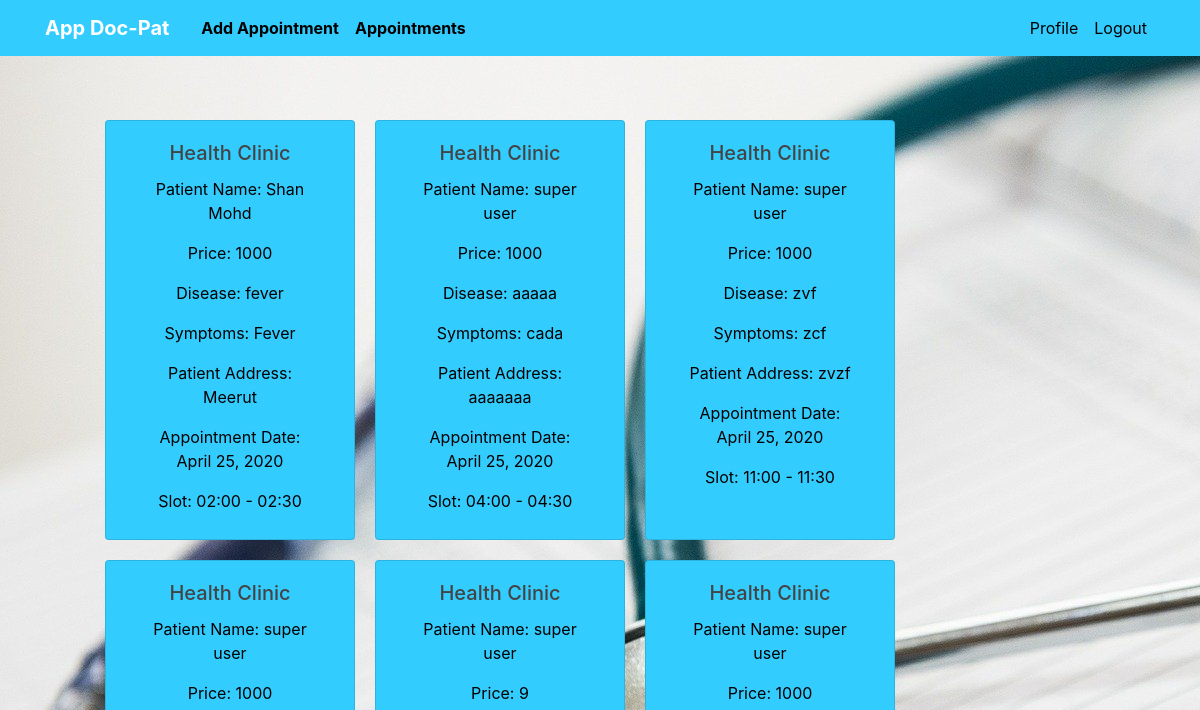
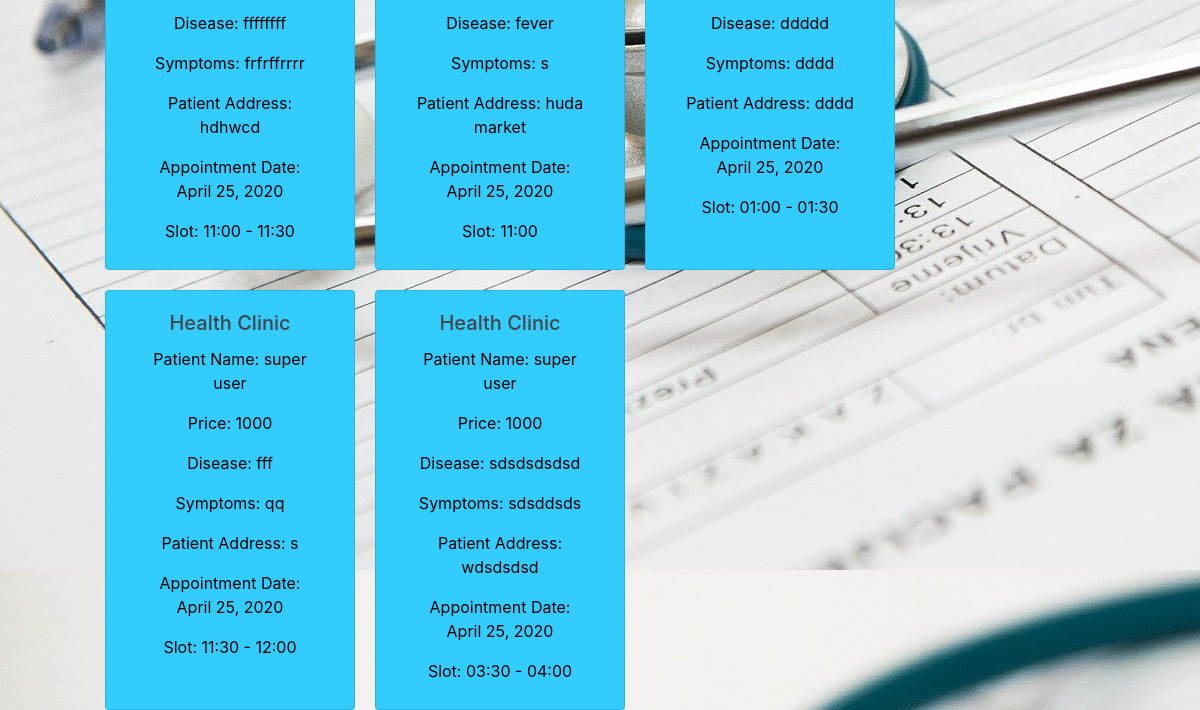
/show_app/ (signed in), run on an earlier commit of the app's database (2 pictures, top to bottom).
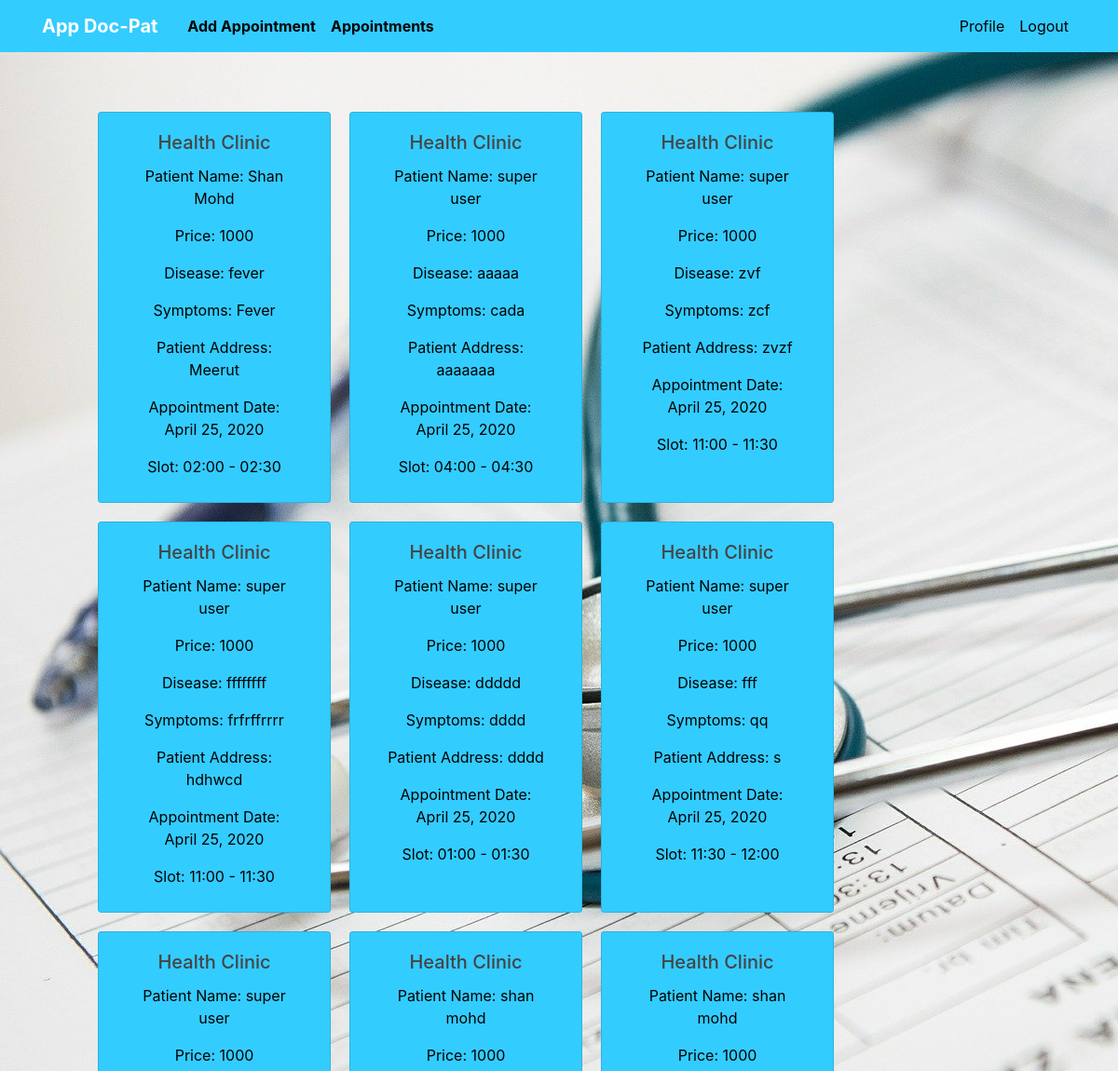
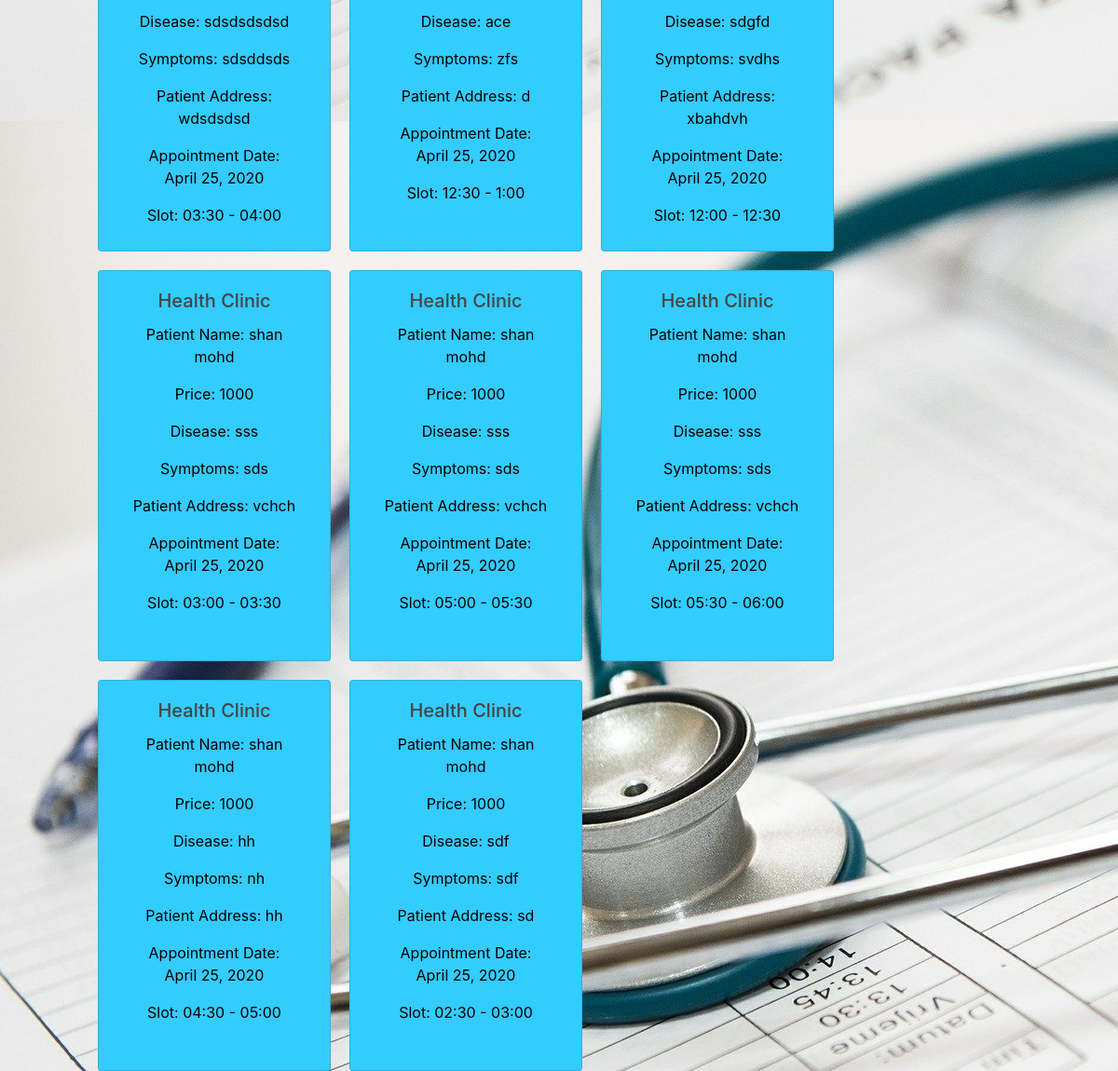
And on a later commit of the database (2 pictures, top to bottom).
### users/models.py (models this page shows, shortened)
class Appointment(models.Model):
    TIMEPERIOD= (
    ('11:00 - 11:30','11:00 - 11:30'),
    ('11:30 - 12:00','11:30 - 12:00'),
    ('12:00 - 12:30','12:00 - 12:30'),
    ('12:30 - 01:00','12:30 - 01:00'),
    ('02:00 - 02:30','02:00 - 02:30'),
    ("02:30 - 03:00",'02:30 - 03:00'),
    ("03:00 - 03:30",'03:00 - 03:30'),
    ('03:30 - 04:00','03:30 - 04:00'),
    ('04:30 - 05:00','04:30 - 05:00'),
    ('05:30 - 06:00','05:30 - 06:00'),
    )
    slots = models.CharField(choices=TIMEPERIOD, max_length=200,null=True, blank=True)
    clinic_name = models.CharField(max_length=100)
    price = models.IntegerField()
    appointment_date = models.DateField()
    clinic_address = models.CharField(max_length=200)
    patient_address = models.CharField(max_length=200)
    disease = models.CharField(max_length=100)
    symptoms = models.CharField(max_length=200)
    patient = models.ForeignKey(Patient, on_delete=models.CASCADE)
    doctor = models.ForeignKey(Doctor, on_delete=models.CASCADE)

class Patient(models.Model):
    user = models.OneToOneField(User, on_delete=models.CASCADE, primary_key=True)
    def __str__(self):
        return self.user.get_full_name()

class User(AbstractUser):
    PATIENT = 1
    DOCTOR = 2
    ROLE_CHOICES = (
        (PATIENT, 'Patient'),
        (DOCTOR, 'Doctor'),
    )
    GENDER_CHOICES = (
        ('M', 'Male'),
        ('F', 'Female'),
        ('O', 'Other'),
    )
    role = models.PositiveSmallIntegerField(choices=ROLE_CHOICES, null=True, blank=True)
    gender = models.CharField(max_length=1, choices=GENDER_CHOICES, null=True, blank=True, default="None")
    date_of_birth = models.DateField(null=True, blank=True)

### users/views.py (the view)
# urls.py: path('show_app/', Show_appListView.as_view(), name='show_app'),
class Show_appListView(LoginRequiredMixin, ListView):
    template_name = "users/show_app.html"
    context_object_name = "app_name"
    def get_queryset(self):
        current_user = self.request.user
        in_doc = Doctor.objects.get(pk=current_user.pk)
        now = timezone.now()
        upcoming = Appointment.objects.filter(
            doctor=in_doc, appointment_date__gte=now).order_by('appointment_date')
        return list(upcoming)
    def get_context_data(self, **kwargs):
        current_user = self.request.user
        now = timezone.now()
        in_doc = Doctor.objects.get(pk=current_user.pk)
        context = super(Show_appListView, self).get_context_data(**kwargs)
        context['passed'] = Appointment.objects.filter(doctor=in_doc, appointment_date__lt=now).order_by(
            '-appointment_date')
        return context

### users/templates/users/show_app.html (shortened to what this page needs)
{% extends "users/base.html" %}
{% load static %}
{% load crispy_forms_tags %}
{% block content %}
<div class="row" style="display:flex; flex-direction:row; ">
    {% for i in app_name %}
<div class="card col-sm" style="min-width:250px;  background:#33ccff;
 max-width:220px;text-align:center;
 min-height:420px;margin-left:20px; margin-top:20px">
  <div class="card-body" >
                <h5 class="card-title">{{ i.clinic_name }}</h5>
                <p class="card-text">Patient Name: {{ i.patient }}</p>
                <p class="card-text">Price: {{ i.price }}</p>
                <p class="card-text">Disease: {{ i.disease }}</p>
                <p class="card-text">Symptoms: {{ i.symptoms }}</p>
                <p class="card-text">Patient Address: {{ i.patient_address }}</p>
                <p class="card-text">Appointment Date: {{ i.appointment_date }}</p>
                <p class="card-text">Slot: {{ i.slots }}</p>
  </div>
</div>
{% endfor %}
  </div>
{% endblock %}

### users/templates/users/base.html (shortened to what this page needs)
{% load static %}
<!DOCTYPE html>
<html lang="en">
<head>
  <link rel="stylesheet" href="https://stackpath.bootstrapcdn.com/bootstrap/4.3.1/css/bootstrap.min.css"
 />
  <link rel="stylesheet" href="{% static 'users/main.css' %}" />
</head>
<body>
  <header class="site-header">
    <nav class="navbar navbar-expand-lg navbar-dark fixed-top" style="background-color: #33ccff;">
      <div class="container">
        <a class="navbar-brand mr-4" href="{% url 'index' %}"><b>App Doc-Pat</b></a>
        <div class="collapse navbar-collapse" id="navbarToggle">
          {% if user.is_authenticated %}  {% if user.role == 2 %}
          <div class="navbar-nav mr-auto">
            <a class="nav-item nav-link" href="{% url 'add_form' %}"><b>Add Appointment</b></a>
            <a class="nav-item nav-link" href="{% url 'show_app' %}"><b>Appointments</b></a>
          </div>
          {% endif %} {% endif %}
          <div class="navbar-nav">
            {% if user.is_authenticated %}
            <a class="nav-item nav-link" href="{% url 'profile' %}">Profile</a>
            <a class="nav-item nav-link" href="{% url 'logout' %}">Logout</a>
            {% else %}
            <a class="nav-item nav-link" href="{% url 'login' %}">Login</a>
            <a class="nav-item nav-link" href="{% url 'register' %}">Register</a>
            {% endif %}
          </div>
        </div>
      </div>
    </nav>
  </header>
  <main role="main" class="container">
    <div class="row" style="justify-content: center;">
       {% block content %}{% endblock %}
    </div>
  </main>
</body>
</html>

### users/static/users/main.css (style rules this page uses)
html { margin: 0; padding: 50px; height: 100%; background-image: url("/static/users/cover.jpg"); }
.card { margin-top: auto; margin-bottom: auto; position: relative; display: flex; justify-content: center; align-content: center; }
body { margin: 0; padding: 50px; height: 100%; background:transparent; color:black }
h1, h2, h3, h4, h5, h6 { color: #444444; }
.site-header .navbar-nav .nav-link { color: black; }

What changed in the data, as far as the page shows it:
removed Appointment: clinic_name "Health Clinic", patient "super user", price "9", disease "fever", symptoms "s", patient_address "huda market", appointment_date "April 25, 2020", slots "11:00"
added Appointment: clinic_name "Health Clinic", patient "shan mohd", price "1000", disease "ace", symptoms "zfs", patient_address "d", appointment_date "April 25, 2020", slots "12:30 - 1:00"
added Appointment: clinic_name "Health Clinic", patient "shan mohd", price "1000", disease "sdgfd", symptoms "svdhs", patient_address "xbahdvh", appointment_date "April 25, 2020", slots "12:00 - 12:30"
added Appointment: clinic_name "Health Clinic", patient "shan mohd", price "1000", disease "sss", symptoms "sds", patient_address "vchch", appointment_date "April 25, 2020", slots "03:00 - 03:30"
added Appointment: clinic_name "Health Clinic", patient "shan mohd", price "1000", disease "sss", symptoms "sds", patient_address "vchch", appointment_date "April 25, 2020", slots "05:00 - 05:30"
added Appointment: clinic_name "Health Clinic", patient "shan mohd", price "1000", disease "sss", symptoms "sds", patient_address "vchch", appointment_date "April 25, 2020", slots "05:30 - 06:00"
added Appointment: clinic_name "Health Clinic", patient "shan mohd", price "1000", disease "hh", symptoms "nh", patient_address "hh", appointment_date "April 25, 2020", slots "04:30 - 05:00"
added Appointment: clinic_name "Health Clinic", patient "shan mohd", price "1000", disease "sdf", symptoms "sdf", patient_address "sd", appointment_date "April 25, 2020", slots "02:30 - 03:00"
